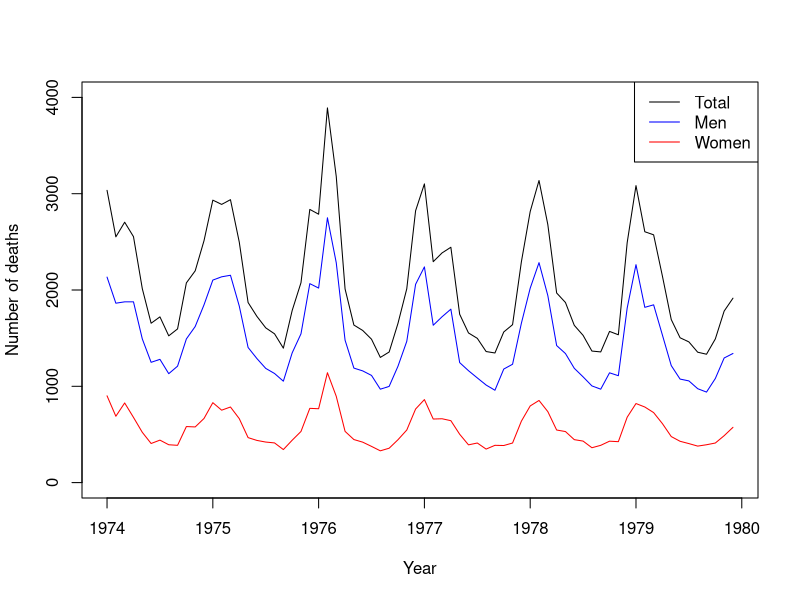

This figure's R source:
## ---- chunk 1
plot(ldeaths, ylim=c(0,4000), xlab="Year", ylab="Number of deaths") 
lines(fdeaths, col="red") 
lines(mdeaths, col="blue") 
legend("topright", legend=c("Total", "Men", "Women"), col=c("black", "blue", "red"), lty=c(1,1,1)) 
